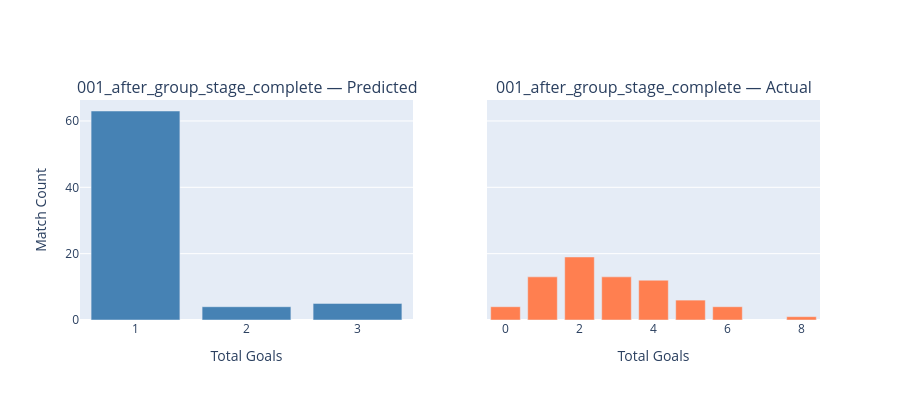
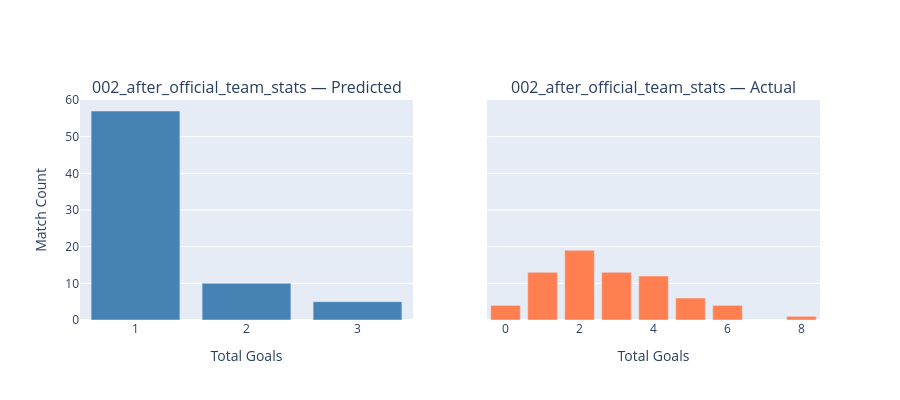

Notebook cell for these charts, in order:
### Markdown cell above
---
## 4. Score Distribution: Predicted vs Reality

The model's predictions are compressed around 1-goal scorelines. Reality had a much wider distribution.

### Code cell
for sid in snapshot_ids:
    snap = ledger[(ledger.snapshot_id == sid) &
                  ledger.actual_home_goals.notna()].copy()
    if len(snap) == 0:
        continue

    snap['pred_total'] = snap.predicted_home_goals + snap.predicted_away_goals
    snap['actual_total'] = snap.actual_home_goals + snap.actual_away_goals

    # Build distribution with plotly
    pred_counts = snap['pred_total'].value_counts().sort_index().reset_index()
    pred_counts.columns = ['total_goals', 'count']
    actual_counts = snap['actual_total'].value_counts().sort_index().reset_index()
    actual_counts.columns = ['total_goals', 'count']

    fig = make_subplots(rows=1, cols=2,
                        subplot_titles=[f'{sid} — Predicted', f'{sid} — Actual'],
                        shared_yaxes=True)

    fig.add_trace(
        go.Bar(x=pred_counts['total_goals'], y=pred_counts['count'],
               name='Predicted', marker_color='steelblue'),
        row=1, col=1
    )
    fig.add_trace(
        go.Bar(x=actual_counts['total_goals'], y=actual_counts['count'],
               name='Actual', marker_color='coral'),
        row=1, col=2
    )

    fig.update_xaxes(title_text='Total Goals', row=1, col=1)
    fig.update_xaxes(title_text='Total Goals', row=1, col=2)
    fig.update_yaxes(title_text='Match Count', row=1, col=1)
    fig.update_layout(height=400, width=900, showlegend=False)
    fig.show()

    print(f"Predicted total: {int(snap['pred_total'].sum())} goals "
          f"| Actual total: {int(snap['actual_total'].sum())} goals")
    print(f"Avg predicted: {snap['pred_total'].mean():.2f} "
          f"| Avg actual: {snap['actual_total'].mean():.2f}")
    print()

### Figure 1 — Plotly figure (JSON) as saved in the notebook; plotly's stock layout.template omitted (floating-point values rounded to 4 significant figures)
{"data": [{"marker": {"color": "steelblue"}, "name": "Predicted", "type": "bar", "x": [1, 2, 3], "xaxis": "x", "y": [63, 4, 5], "yaxis": "y"}, {"marker": {"color": "coral"}, "name": "Actual", "type": "bar", "x": [0.0, 1.0, 2.0, 3.0, 4.0, 5.0, 6.0, 8.0], "xaxis": "x2", "y": [4, 13, 19, 13, 12, 6, 4, 1], "yaxis": "y2"}], "layout": {"annotations": [{"font": {"size": 16}, "showarrow": false, "text": "001_after_group_stage_complete — Predicted", "x": 0.225, "xanchor": "center", "xref": "paper", "y": 1, "yanchor": "bottom", "yref": "paper"}, {"font": {"size": 16}, "showarrow": false, "text": "001_after_group_stage_complete — Actual", "x": 0.775, "xanchor": "center", "xref": "paper", "y": 1, "yanchor": "bottom", "yref": "paper"}], "height": 400, "showlegend": false, "width": 900, "xaxis": {"anchor": "y", "domain": [0, 0.45], "title": {"text": "Total Goals"}}, "xaxis2": {"anchor": "y2", "domain": [0.55, 1], "title": {"text": "Total Goals"}}, "yaxis": {"anchor": "x", "domain": [0, 1], "title": {"text": "Match Count"}}, "yaxis2": {"anchor": "x2", "domain": [0, 1], "matches": "y", "showticklabels": false}}}

### Figure 2 — Plotly figure (JSON) as saved in the notebook; plotly's stock layout.template omitted (floating-point values rounded to 4 significant figures)
{"data": [{"marker": {"color": "steelblue"}, "name": "Predicted", "type": "bar", "x": [1, 2, 3], "xaxis": "x", "y": [57, 10, 5], "yaxis": "y"}, {"marker": {"color": "coral"}, "name": "Actual", "type": "bar", "x": [0.0, 1.0, 2.0, 3.0, 4.0, 5.0, 6.0, 8.0], "xaxis": "x2", "y": [4, 13, 19, 13, 12, 6, 4, 1], "yaxis": "y2"}], "layout": {"annotations": [{"font": {"size": 16}, "showarrow": false, "text": "002_after_official_team_stats — Predicted", "x": 0.225, "xanchor": "center", "xref": "paper", "y": 1, "yanchor": "bottom", "yref": "paper"}, {"font": {"size": 16}, "showarrow": false, "text": "002_after_official_team_stats — Actual", "x": 0.775, "xanchor": "center", "xref": "paper", "y": 1, "yanchor": "bottom", "yref": "paper"}], "height": 400, "showlegend": false, "width": 900, "xaxis": {"anchor": "y", "domain": [0, 0.45], "title": {"text": "Total Goals"}}, "xaxis2": {"anchor": "y2", "domain": [0.55, 1], "title": {"text": "Total Goals"}}, "yaxis": {"anchor": "x", "domain": [0, 1], "title": {"text": "Match Count"}}, "yaxis2": {"anchor": "x2", "domain": [0, 1], "matches": "y", "showticklabels": false}}}
